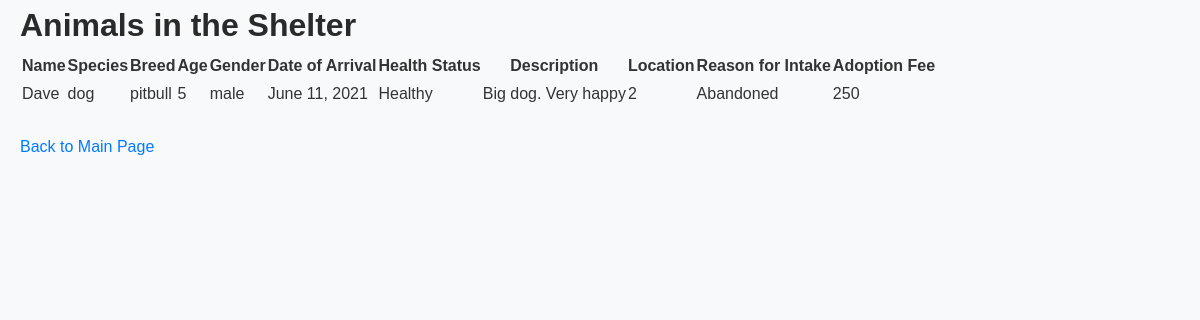
Page /animals/ on the earlier database version.
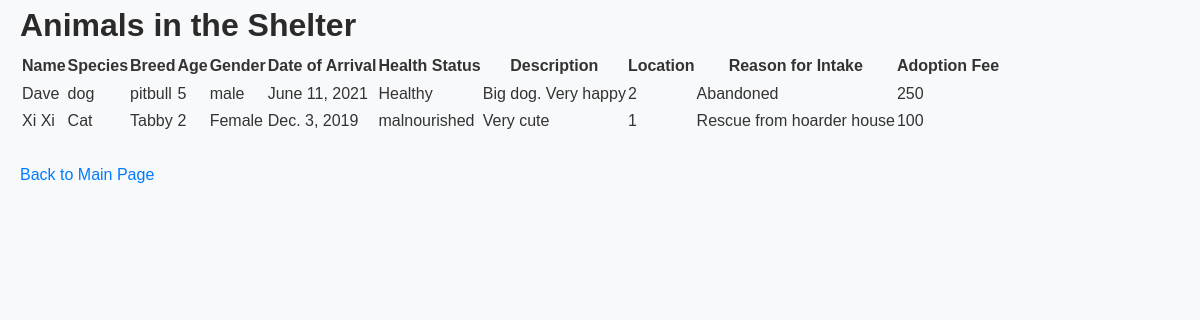
Same page on the later database version.
### shelterapp/models.py (models this page shows, shortened)
class Animals(models.Model):
    animalID = models.AutoField(primary_key=True)
    name = models.CharField(max_length=100)
    species = models.CharField(max_length=100)
    breed = models.CharField(max_length=100)
    age = models.IntegerField()
    gender = models.CharField(max_length=10)
    dateOfArrival = models.DateField()
    adoptedOrNot = models.IntegerField()
    healthStatus = models.CharField(max_length=100)
    description = models.TextField()
    locationID = models.IntegerField()
    reasonForIntake = models.CharField(max_length=100)
    adoptionFee = models.IntegerField()

### shelterapp/views.py (the view)
# urls.py: path('animals/', views.view_animals, name='view_animals'),  # View list of animals
def view_animals(request):
    animals = Animals.objects.all()
    return render(request, 'view_animals.html', {'animals': animals})

### shelterapp/templates/view_animals.html (shortened to what this page needs)
<!DOCTYPE html>
<html lang="en">
<head>
    {% load static %}
    <link rel="stylesheet" href="{% static 'shelterapp/css/style.css' %}">
</head>
<body>
    <h1>Animals in the Shelter</h1>
    <table>
        <tr>
            <th>Name</th>
            <th>Species</th>
            <th>Breed</th>
            <th>Age</th>
            <th>Gender</th>
            <th>Date of Arrival</th>
            <th>Health Status</th>
            <th>Description</th>
            <th>Location</th>
            <th>Reason for Intake</th>
            <th>Adoption Fee</th>
        </tr>
        {% for animal in animals %}
        <tr>
            <td>{{ animal.name }}</td>
            <td>{{ animal.species }}</td>
            <td>{{ animal.breed }}</td>
            <td>{{ animal.age }}</td>
            <td>{{ animal.gender }}</td>
            <td>{{ animal.dateOfArrival }}</td>
            <td>{{ animal.healthStatus }}</td>
            <td>{{ animal.description }}</td>
            <td>{{ animal.locationID }}</td>
            <td>{{ animal.reasonForIntake }}</td>
            <td>{{ animal.adoptionFee }}</td>
        </tr>
        {% empty %}
        <tr>
            <td colspan="11">No animals available.</td>
        </tr>
        {% endfor %}
    </table>
    <br>
    <a href="{% url 'default_page' %}">Back to Main Page</a>
</body>
</html>

### shelter/static/shelterapp/css/style.css (style rules this page uses)
* { margin: 0; padding: 0; box-sizing: border-box; }
body { font-family: 'Arial', sans-serif; line-height: 1.6; background-color: #f8f9fa; color: #333; padding: 0 20px; }
h1, h2, h3 { color: #2a2a2a; }
a { text-decoration: none; color: #007bff; }

Differences in the rows shown:
added Animals: name "Xi Xi", species "Cat", breed "Tabby", age "2", gender "Female", dateOfArrival "Dec. 3, 2019", healthStatus "malnourished", description "Very cute", locationID "1", reasonForIntake "Rescue from hoarder house", adoptionFee "100"
